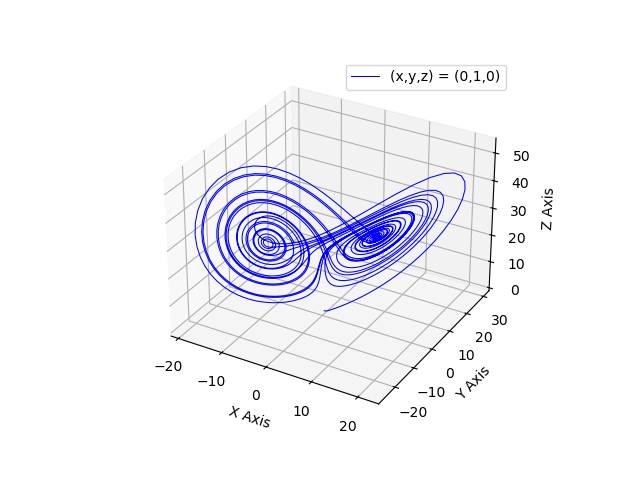

Reproduce this figure in Python.
# -*- coding: utf-8 -*-
"""
Created on Sat Jun 14 20:07:34 2025

@author: smitp
"""

import numpy as np
import matplotlib.pyplot as plt
from matplotlib.animation import FuncAnimation

s = 10
r = 28
b = 8/3

max_iter = 3000

def new_point(x, y, z, del_t):
    
    x_new = s*(y - x)*del_t + x
    y_new = (x*(r - z) - y)*del_t + y
    z_new = (x*y - b*z)*del_t + z
    
    return x_new, y_new, z_new

x_old, y_old, z_old = 0, 1, 0
x_plot = [x_old]
y_plot = [y_old]
z_plot = [z_old]

for n in range(max_iter):
    x_new, y_new, z_new = new_point(x_old, y_old, z_old, 0.01)
    x_old, y_old, z_old = x_new, y_new, z_new
    x_plot.append(x_new)
    y_plot.append(y_new)
    z_plot.append(z_new)
    
fig = plt.figure()
ax = fig.add_subplot(projection='3d')
ax.plot(x_plot, y_plot, z_plot, lw = 0.75, color = 'blue', label = '(x,y,z) = (0,1,0)')
ax.legend()
ax.set_xlabel("X Axis")
ax.set_ylabel("Y Axis")
ax.set_zlabel("Z Axis")
plt.savefig('Lorentz.png')
plt.show()

